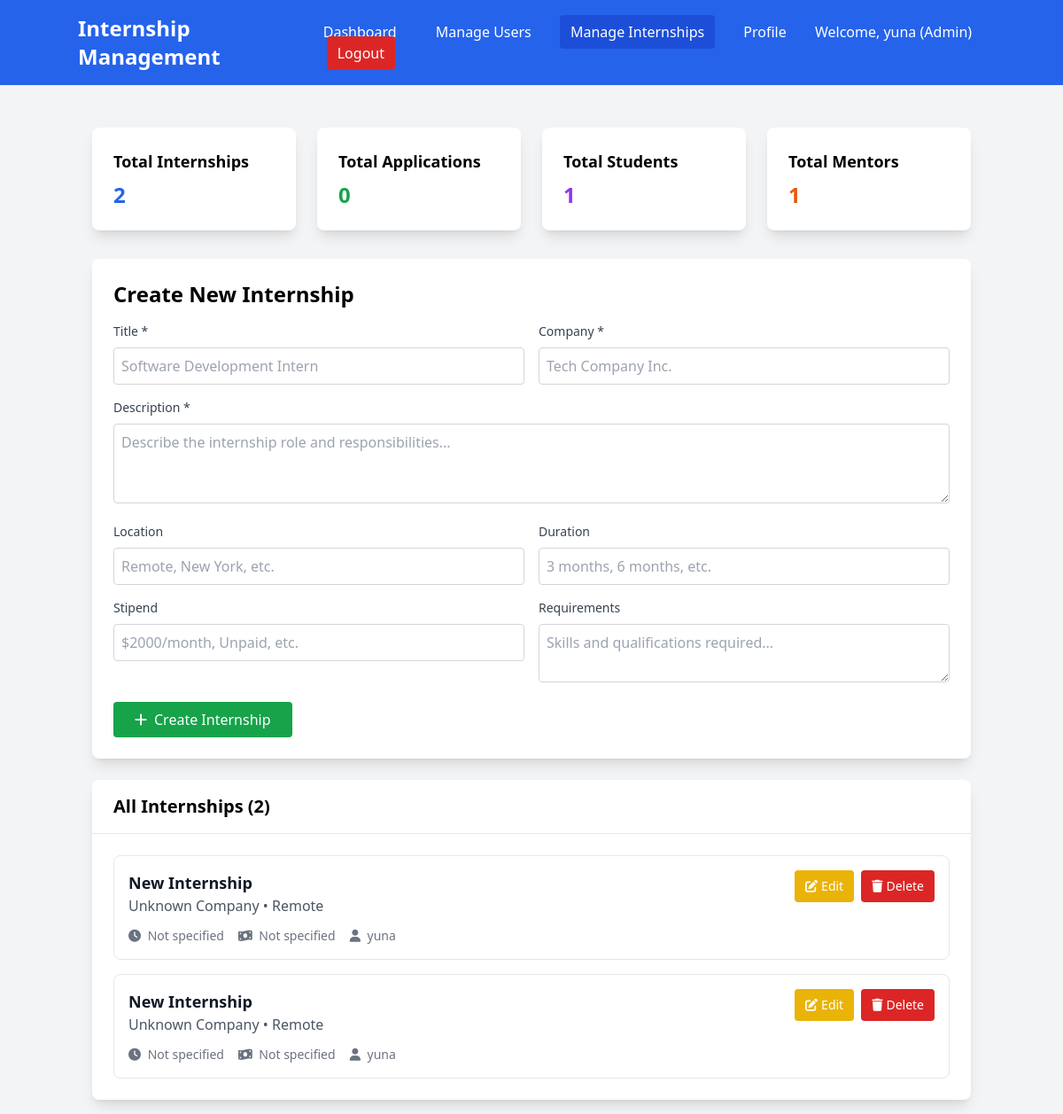
/admin/internships (signed in), run on an earlier commit of the app's database.
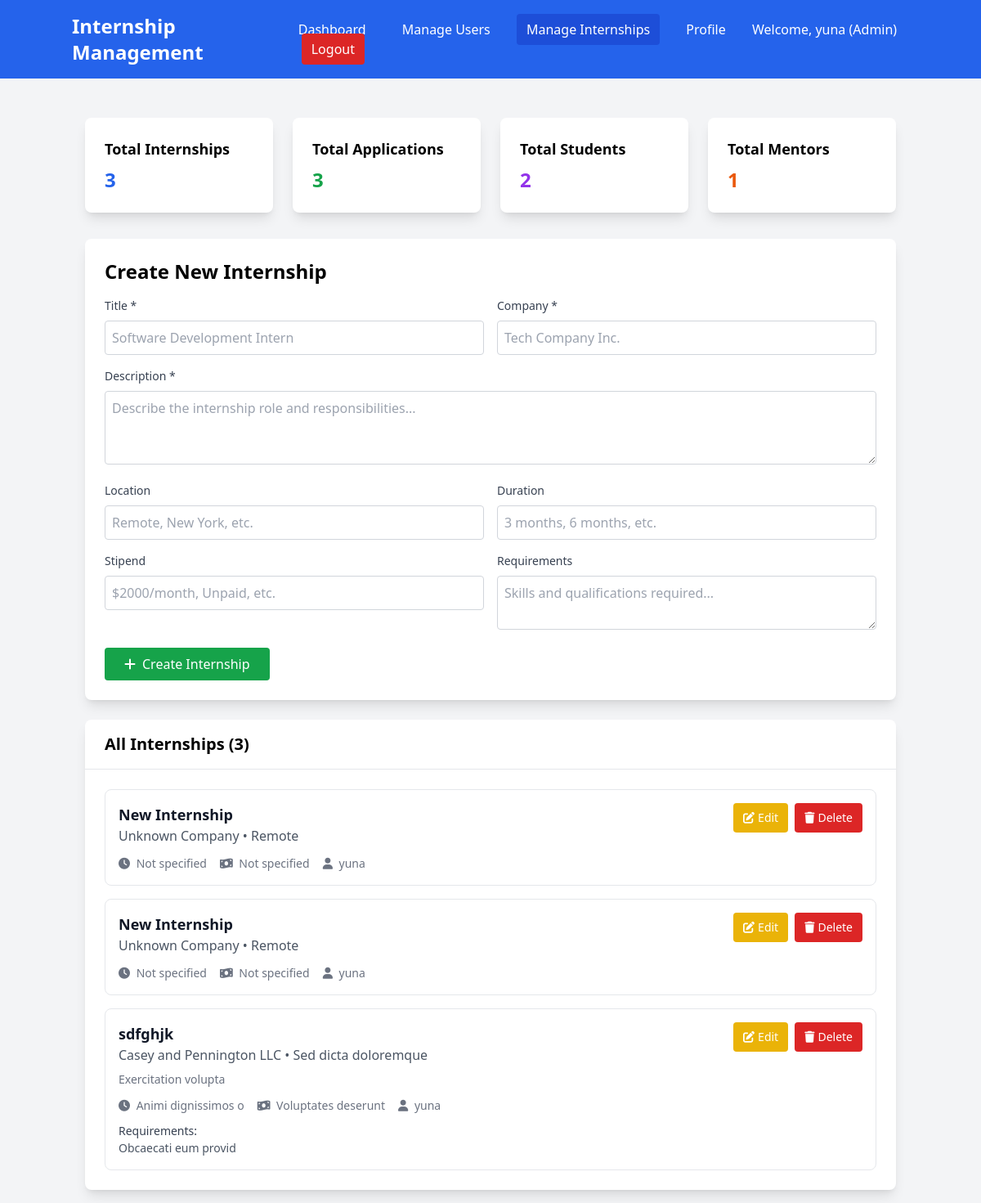
And on a later commit of the database.
### models.py (models this page shows)
class Internship(Base):
    __tablename__ = "internships"
    id = Column(Integer, primary_key=True, index=True)
    title = Column(String(255), nullable=False)
    description = Column(Text)
    company = Column(String(255), nullable=False)
    location = Column(String(255))
    duration = Column(String(100))
    stipend = Column(String(100))
    requirements = Column(Text)
    created_by = Column(Integer, ForeignKey("users.id"))
    created_at = Column(DateTime(timezone=True), server_default=func.now())
    is_active = Column(Boolean, default=True)
    deadline = Column(DateTime(timezone=True))
    creator = relationship("User", back_populates="created_internships")
    applications = relationship("InternshipApplication", back_populates="internship")
    tasks = relationship("Task", back_populates="internship")
    feedback = relationship("Feedback", back_populates="internship")

class User(Base):
    __tablename__ = "users"
    id = Column(Integer, primary_key=True, index=True)
    email = Column(String(255), unique=True, index=True, nullable=False)
    hashed_password = Column(String(255), nullable=False)
    full_name = Column(String(255), nullable=False)
    role = Column(Enum(UserRole), nullable=False, default=UserRole.STUDENT)
    phone = Column(String(20))
    department = Column(String(255))
    profile_picture = Column(String(500), default="default_avatar.png")
    created_at = Column(DateTime(timezone=True), server_default=func.now())
    is_active = Column(Boolean, default=True)
    created_internships = relationship("Internship", back_populates="creator")
    applications = relationship("InternshipApplication", back_populates="student")
    assigned_tasks = relationship("Task", foreign_keys="Task.student_id", back_populates="student")
    assigned_by_tasks = relationship("Task", foreign_keys="Task.assigned_by", back_populates="assigner")
    student_feedback = relationship("Feedback", foreign_keys="Feedback.student_id", back_populates="student")
    mentor_feedback = relationship("Feedback", foreign_keys="Feedback.mentor_id", back_populates="mentor")

### app.py (the view)
@app.get("/admin/internships", response_class=HTMLResponse)
async def admin_internships_page(request: Request, db: Session = Depends(get_db)):
    try:
        user = await get_current_user_from_cookie(request, db)
        if user.role != "admin":
            return RedirectResponse("/dashboard?error=Access denied")
        internships = db.query(models.Internship).all()
        stats = crud.get_system_stats(db)
        return templates.TemplateResponse("admin_internships.html", {
            "request": request,
            "user": user,
            "internships": internships,
            "stats": stats
        })
    except Exception as e:
        print(f"Admin internships page error: {e}")
        return RedirectResponse("/login")

### templates/admin_internships.html (shortened to what the changed rows need)
<!DOCTYPE html>
<html>
<head>
    <script src="https://cdn.tailwindcss.com"></script>
    <link href="https://cdnjs.cloudflare.com/ajax/libs/font-awesome/6.0.0/css/all.min.css" rel="stylesheet">
</head>
<body class="bg-gray-100">
    <nav class="bg-blue-600 text-white p-4">
        <div class="container mx-auto flex justify-between items-center">
            <h1 class="text-2xl font-bold">Internship Management</h1>
        </div>
    </nav>
    <div class="container mx-auto mt-8 p-4">
        <div class="grid grid-cols-1 md:grid-cols-4 gap-6 mb-8">
            <div class="bg-white p-6 rounded-lg shadow-lg">
                <h3 class="text-lg font-semibold mb-2">Total Internships</h3>
                <p class="text-2xl font-bold text-blue-600">{{ internships|length }}</p>
            </div>
            <div class="bg-white p-6 rounded-lg shadow-lg">
                <h3 class="text-lg font-semibold mb-2">Total Applications</h3>
                <p class="text-2xl font-bold text-green-600">{{ stats.total_applications }}</p>
            </div>
            <div class="bg-white p-6 rounded-lg shadow-lg">
                <h3 class="text-lg font-semibold mb-2">Total Students</h3>
                <p class="text-2xl font-bold text-purple-600">{{ stats.total_students }}</p>
            </div>
        </div>
        <div class="bg-white rounded-lg shadow-lg p-6 mb-6">
            <h2 class="text-2xl font-bold mb-4">Create New Internship</h2>
        </div>
        <div class="bg-white rounded-lg shadow-lg">
            <div class="px-6 py-4 border-b border-gray-200">
                <h2 class="text-xl font-semibold">All Internships ({{ internships|length }})</h2>
            </div>
            <div class="p-6">
                {% if internships %}
                <div class="space-y-4">
                    {% for internship in internships %}
                    <div class="border border-gray-200 rounded-lg p-4" id="internship-{{ internship.id }}">
                        <div class="flex justify-between items-start">
                            <div class="flex-1">
                                <h3 class="text-lg font-semibold text-gray-900">{{ internship.title }}</h3>
                                <p class="text-gray-600">{{ internship.company }} • {{ internship.location or 'Remote' }}</p>
                                <p class="text-sm text-gray-500 mt-2">{{ internship.description }}</p>
                                <div class="flex items-center mt-3 space-x-4 text-sm text-gray-500">
                                    <span><i class="fas fa-clock mr-1"></i> {{ internship.duration or 'Not specified' }}</span>
                                    <span><i class="fas fa-money-bill-wave mr-1"></i> {{ internship.stipend or 'Not specified' }}</span>
                                    <span><i class="fas fa-user mr-1"></i> {{ internship.creator.full_name if internship.creator else 'Unknown' }}</span>
                                </div>
                                {% if internship.requirements %}
                                <div class="mt-2">
                                    <span class="text-sm font-medium text-gray-700">Requirements:</span>
                                    <p class="text-sm text-gray-600">{{ internship.requirements }}</p>
                                </div>
                                {% endif %}
                            </div>
                            <div class="flex space-x-2 ml-4">
                                <button onclick="editInternship('{{ internship.id }}')"
                                    class="bg-yellow-500 text-white px-3 py-2 rounded text-sm hover:bg-yellow-600 transition">
                                    <i class="fas fa-edit mr-1"></i>Edit
                                </button>
                                <button onclick="deleteInternship({{ internship.id }})"
                                    class="bg-red-600 text-white px-3 py-2 rounded text-sm hover:bg-red-700 transition">
                                    <i class="fas fa-trash mr-1"></i>Delete
                                </button>
                            </div>
                        </div>
                    </div>
                    {% endfor %}
                </div>
                {% else %}
                <div class="text-center py-8">
                    <i class="fas fa-briefcase text-gray-400 text-4xl mb-4"></i>
                    <p class="text-gray-500 text-lg">No internships found.</p>
                    <p class="text-gray-400">Create your first internship using the form above.</p>
                </div>
                {% endif %}
            </div>
        </div>
    </div>
</body>
</html>

What changed in the data, as far as the page shows it:
added Internship: title "sdfghjk", company "Casey and Pennington LLC", location "Sed dicta doloremque", description "Exercitation volupta", duration "Animi dignissimos o", stipend "Voluptates deserunt", creator "yuna", requirements "Obcaecati eum provid"
Also different on the page:
{{ internships|length }}: "2" → "3"
{{ stats.total_applications }}: "0" → "3"
{{ stats.total_students }}: "1" → "2"
